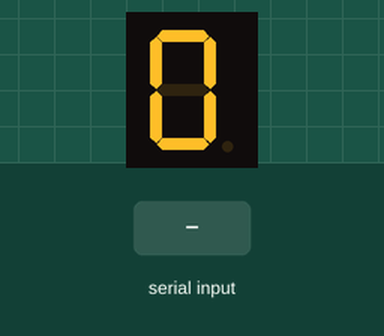
A sketch run on a simulated Arduino Uno, built with avr-gcc and run on an emulated ATmega328P. Parts: 1-digit seven-segment display. Wiring (inferred from the names in the program): 1-digit 7-segment display, segments lit when HIGH: segments pin 7, pin 8, pin 9, pin 10, pin 11, pin 12, pin 13. The test bench sets the inputs (shaded band). The segment pins are drawn as the display they are named for.

Above: at 1.2 s.
1.3 s: "1" received over the second serial link
At 2.3 s:
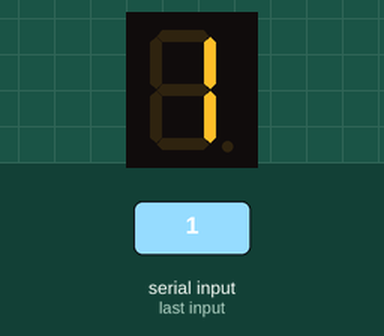
2.8 s: "2" received over the second serial link
At 3.4 s:
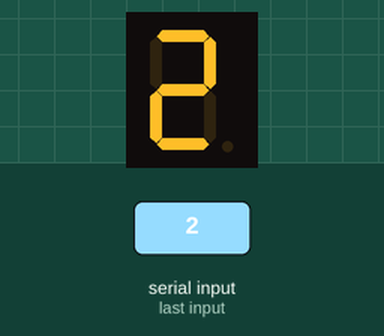
Timing chart, 0 to 5.8 s (numbered marks = the images above; inputs shaded):
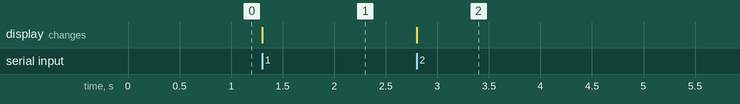

The sketch:

mostrarNumEn7SegmentosBluetooth.ino
```cpp
#include <SoftwareSerial.h>

int Rx = 6;  // Conectado al Tx del módulo
int Tx = 5;  // Conectado al Rx del módulo

// Creamos nuestro objeto diciéndole qué pines vamos a usar para la comunicación serial
SoftwareSerial blue = SoftwareSerial(Rx,Tx);

char dato;

int a = 7;
int b = 8;
int c = 9;
int d = 10;
int e = 11;
int f = 12;
int g = 13;

int i;
char num;

void display(char num)
{
  switch(num)
  {
    case '0':
      digitalWrite(a,1);
      digitalWrite(b,1);
      digitalWrite(c,1);
      digitalWrite(d,1);
      digitalWrite(e,1);
      digitalWrite(f,1);
      digitalWrite(g,0);
     break;
    case '1':
      digitalWrite(a,0);
      digitalWrite(b,1);
      digitalWrite(c,1);
      digitalWrite(d,0);
      digitalWrite(e,0);
      digitalWrite(f,0);
      digitalWrite(g,0);
     break;
     case '2':
      digitalWrite(a,1);
      digitalWrite(b,1);
      digitalWrite(c,0);
      digitalWrite(d,1);
      digitalWrite(e,1);
      digitalWrite(f,0);
      digitalWrite(g,1);
     break;
     case '3':
      digitalWrite(a,1);
      digitalWrite(b,1);
      digitalWrite(c,1);
      digitalWrite(d,1);
      digitalWrite(e,0);
      digitalWrite(f,0);
      digitalWrite(g,1);
     break;
     case '4':
      digitalWrite(a,0);
      digitalWrite(b,1);
      digitalWrite(c,1);
      digitalWrite(d,0);
      digitalWrite(e,0);
      digitalWrite(f,1);
      digitalWrite(g,1);
     break;
     case '5':
      digitalWrite(a,1);
      digitalWrite(b,0);
      digitalWrite(c,1);
      digitalWrite(d,1);
      digitalWrite(e,0);
      digitalWrite(f,1);
      digitalWrite(g,1);
     break;
     case '6':
      digitalWrite(a,1);
      digitalWrite(b,0);
      digitalWrite(c,1);
      digitalWrite(d,1);
      digitalWrite(e,1);
      digitalWrite(f,1);
      digitalWrite(g,1);
     break;
     case '7':
      digitalWrite(a,1);
      digitalWrite(b,1);
      digitalWrite(c,1);
      digitalWrite(d,0);
      digitalWrite(e,0);
      digitalWrite(f,0);
      digitalWrite(g,0);
     break;
     case '8':
      digitalWrite(a,1);
      digitalWrite(b,1);
      digitalWrite(c,1);
      digitalWrite(d,1);
      digitalWrite(e,1);
      digitalWrite(f,1);
      digitalWrite(g,1);
     break;
     case '9':
      digitalWrite(a,1);
      digitalWrite(b,1);
      digitalWrite(c,1);
      digitalWrite(d,1);
      digitalWrite(e,0);
      digitalWrite(f,1);
      digitalWrite(g,1);
     break;
  }
}

void setup() {
  Serial.begin(9600);
  blue.begin(9600);
  for(i=7;i<14;i++)
  {
    pinMode(i,OUTPUT);
  }
  display('0');
}

void loop() {
  if(blue.available() > 0){
    dato = blue.read();
    display(dato);
  }
}
```

Measured:
- after the input at 1.3 s, the display: changes at once (image 1)
- after the input at 2.8 s, the display: changes at once (image 2)
